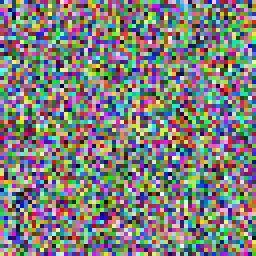
#> input picture tests/fixtures/dct.jpg, 64 x 64 px (shown 4 times larger)
$ python -i encoder.py   (imports and definitions only)
#> lines starting #> are read from the running program, lines starting #| are printed output that depends on the picture
"""Encoding helpers for hiding data in images using LSB steganography."""

from __future__ import annotations

import base64
import io
import math
import os
import random
import zlib
from pathlib import Path
from tempfile import TemporaryDirectory
from typing import Dict, List, Optional, Tuple

import numpy as np
from PIL import Image

TWITTER_MAX_BYTES = 900 * 1024
OUTPUT_FORMATS = {
    "png": {"ext": ".png", "mime": "image/png"},
    "jpeg": {"ext": ".jpeg", "mime": "image/jpeg"},
}


# [11 lines left out: function normalize_output_format, not called in this run]


def output_format_extension(output_format: Optional[str]) -> str:
    fmt = normalize_output_format(output_format)
    return OUTPUT_FORMATS[fmt]["ext"]


def output_format_mime(output_format: Optional[str]) -> str:
    fmt = normalize_output_format(output_format)
    return OUTPUT_FORMATS[fmt]["mime"]


def _save_png(img: Image.Image, output_path: Path) -> None:
    img.save(output_path, format="PNG", optimize=True)


# [209 lines left out: functions convert_to_png, compress_image_before_encoding, encode_text_into_plane, encode_zlib_into_image, not called in this run]


def encode_payload(
    image_bytes: bytes,
    *,
    filename: str = "input.png",
    mode: str = "text",
    plane: str = "RGB",
    text: Optional[str] = None,
    file_data: Optional[bytes] = None,
    output_format: str = "png",
    lossy_output: bool = True,
) -> Tuple[str, bytes]:
    """
    Encode either text or binary data into an image and return the encoded image bytes.
    Returns tuple of (filename, bytes).
    """
    if not isinstance(image_bytes, bytes):
        raise TypeError(f"image_bytes must be bytes, got {type(image_bytes).__name__}")

    if not image_bytes:
        raise ValueError("Cannot encode into empty image data")

    if mode not in {"text", "zlib"}:
        raise ValueError(f"mode must be 'text' or 'zlib', got '{mode}'")

    output_format = normalize_output_format(output_format)
    if output_format == "jpeg" and lossy_output and "A" in plane.upper():
        raise ValueError("Alpha plane requires PNG output. Choose .png for A channel payloads.")

    with TemporaryDirectory() as tmp:
        tmp_dir = Path(tmp)
        input_path = tmp_dir / filename

        try:
            with open(input_path, "wb") as f:
                f.write(image_bytes)
        except Exception as e:
            raise IOError(f"Failed to write input image to temporary file: {str(e)}")

        output_path = tmp_dir / "encoded.png"

        try:
            compress_image_before_encoding(input_path, output_path)
        except Exception as e:
            raise ValueError(f"Failed to compress image before encoding: {str(e)}")

        try:
            img = Image.open(output_path)
        except Exception as e:
            raise ValueError(f"Failed to open compressed image: {str(e)}")

        if mode == "text":
            if not text:
                raise ValueError("Text payload required for text mode.")
            try:
                encode_text_into_plane(img, text, output_path, plane)
            except Exception as e:
                raise ValueError(f"Failed to encode text payload: {str(e)}")
        else:
            if file_data is None:
                raise ValueError("file_data required for zlib mode.")
            try:
                encode_zlib_into_image(img, file_data, output_path, plane)
            except Exception as e:
                raise ValueError(f"Failed to encode file payload: {str(e)}")

        output_name = f"encoded{output_format_extension(output_format)}"
        if output_format == "png" or (output_format == "jpeg" and not lossy_output):
            try:
                encoded_bytes = output_path.read_bytes()
            except Exception as e:
                raise IOError(f"Failed to read encoded image file: {str(e)}")
            return output_name, encoded_bytes

        converted_path = tmp_dir / output_name
        try:
            _convert_output_image(output_path, output_format, converted_path)
            encoded_bytes = converted_path.read_bytes()
        except Exception as e:
            raise IOError(f"Failed to convert encoded image to {output_format}: {str(e)}")

        return output_name, encoded_bytes


# [13 lines left out: function as_data_url, not called in this run]


def _bits_from_text(text: str) -> str:
    payload = text.encode("utf-8") + b"\x00"
    return "".join(format(b, "08b") for b in payload)


# [429 lines left out: functions _bits_from_zlib, _convert_output_image, encode_multi_channel, _bytes_to_bits, _bits_with_length_prefix, _open_image and 5 more, not called in this run]


_DCT_MATS: Dict[int, Tuple[np.ndarray, np.ndarray]] = {}


# [388 lines left out: functions _dct_matrix, _dct_mats, _dct_coords, _embed_dct_bits, encode_dct_payload, encode_f5_payload and 3 more, not called in this run]


def _chroma_bit_pos(intensity: int) -> int:
    mapping = {1: 0, 2: 1, 3: 2, 5: 3}
    return mapping.get(intensity, 0)


# [128 lines left out: function encode_chroma_payload, not called in this run]

>>> import cv2
>>> picture = cv2.imread('../tests/fixtures/dct.jpg', cv2.IMREAD_GRAYSCALE)
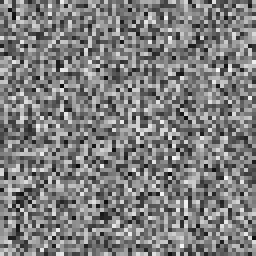
#> picture: shape (64, 64) (shown 4 times larger); min 12, max 247, mean 126.6
>>> result = encode_payload(picture)
#> (the run stopped early here; a loop or call above may not have finished)

$ run again, on tests/fixtures/f5.jpg
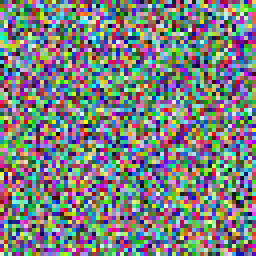
#> input picture tests/fixtures/f5.jpg, 64 x 64 px (shown 4 times larger)
#> `picture = cv2.imread('../tests/fixtures/dct.jpg', cv2.IMREAD_GRAYSCALE)`:
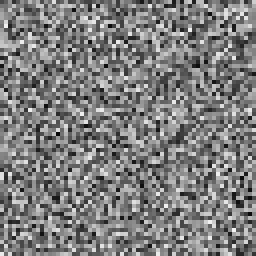
#> picture: shape (64, 64) (shown 4 times larger); min 8, max 244, mean 126.2

$ run again, on tests/fixtures/chroma.png
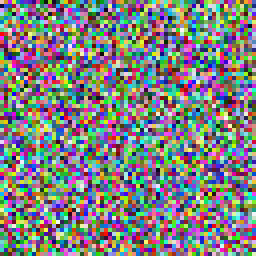
#> input picture tests/fixtures/chroma.png, 64 x 64 px (shown 4 times larger)
#> `picture = cv2.imread('../tests/fixtures/dct.jpg', cv2.IMREAD_GRAYSCALE)`:
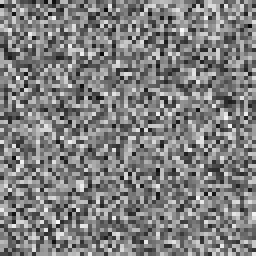
#> picture: shape (64, 64) (shown 4 times larger); min 9, max 249, mean 127.3

$ run again, on tests/fixtures/lsb.png
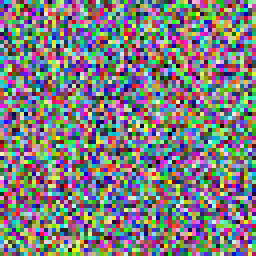
#> input picture tests/fixtures/lsb.png, 64 x 64 px (shown 4 times larger)
#> `picture = cv2.imread('../tests/fixtures/dct.jpg', cv2.IMREAD_GRAYSCALE)`:
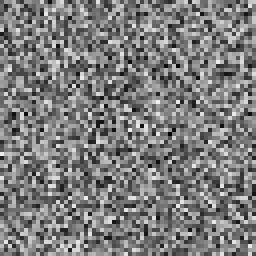
#> picture: shape (64, 64) (shown 4 times larger); min 2, max 240, mean 124.6
